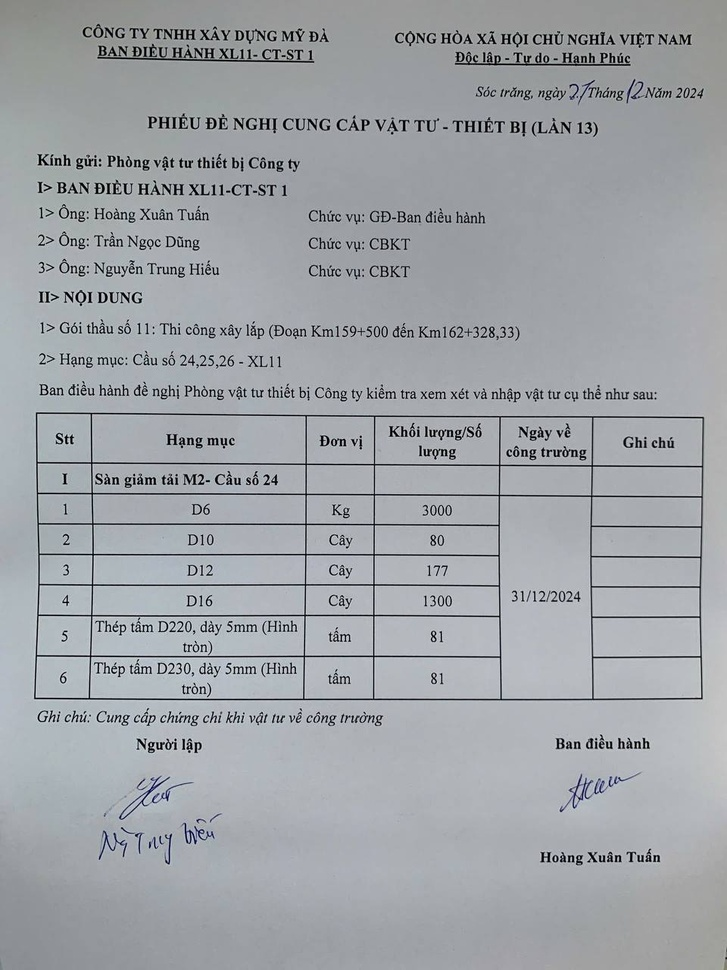
#> input picture _test/img_0.jpg, 727 x 970 px, shrunk from 960 x 1280 before the run
$ python -i TDET.py   (imports and definitions only)
#> lines starting #> are read from the running program, lines starting #| are printed output that depends on the picture; after the words box and inside, x2 and y2 are one past the last pixel; in counts of white or black regions, pixels touching at a corner belong together
#> further down, picture is the input picture: shape (970, 727, 3); mean B, G, R 167.9, 163.4, 159.9
# ====================================================================================================
# ====================================================================================================
# ====================================================================================================

# TDET - Table DETection

# ----- Usage -----
# from pkg.VDOCR.TDET.TDET import Process_TDET
# import pkg.UTILS.UTILS as UTILS
# import cv2
# img_ocv = cv2.imread("_test/img_0.jpg")
# img_ocv = UTILS.preprocess_document_image(img_ocv)
# Process_TDET(img_ocv)

# ====================================================================================================
# ====================================================================================================
# ====================================================================================================

import numpy as np
import cv2

MIN_INTERSECT_POINTS_TO_FORM_A_LINE = 2
MIN_LINES_TO_FORM_A_TABLE = 5

# ====================================================================================================
# ====================================================================================================
# ====================================================================================================

def clustering_idx(ls, max_distance):
    # max_distance: max distance between 2 points in 1 cluster
    # Return clusters, each cluster contains indexs of the numbers in original list
    ls = np.array(ls)
    sorted_indices = np.argsort(ls)
    split_points = np.where(np.diff(ls[sorted_indices]) > max_distance)[0] + 1
    clusters = np.split(sorted_indices, split_points)
    return clusters

def merge_lsd_lines(lsd_lines_clusters, KERNEL_SIZE, idx0=1, idx1=0, idx2=3, idx3=2):
    lsd_lines = []
    in_between_points = []
    for cluster in lsd_lines_clusters:

        avg_y = int(sum([l[idx1] for l in cluster]) / len(cluster)) # Initial avg_y, = average of all lines
        for l1 in cluster:
            flag = False
            for l2 in cluster:
                if l1 != l2:
                    if not (l1[idx0] <= l2[idx0] and l1[idx2] >= l2[idx2]):
                        flag = True; break
            if flag == False:
                avg_y = l1[idx1]; break # If there is a line that wraps all other lines, set avg_y to this line

        min_x = min([e for l in cluster for e in (l[idx0], l[idx2])])
        max_x = max([e for l in cluster for e in (l[idx0], l[idx2])])

        wtf_breakpoints = [(min_x, avg_y)] if idx0==0 else [(avg_y, min_x)]
        for wtf in range(min_x+1, max_x, KERNEL_SIZE):
            flag = False
            for l in cluster:
                if l[idx0]-int(1.5*KERNEL_SIZE) <= wtf <= l[idx2]+int(1.5*KERNEL_SIZE): # 🍌 1.5*KERNEL_SIZE
                    flag = True; break
            if flag == False:
                wtf_breakpoints.append((wtf, avg_y) if idx0==0 else (avg_y, wtf))
                in_between_points.append((wtf, avg_y) if idx0==0 else (avg_y, wtf))
        wtf_breakpoints.append((max_x, avg_y) if idx0==0 else (avg_y, max_x))

        for i in range(len(wtf_breakpoints)-1):
            min_xx = float('inf')
            max_xx = float('-inf')
            for l in cluster:
                if wtf_breakpoints[i][idx0] <= (l[idx0]+l[idx2])/2 <= wtf_breakpoints[i+1][idx0]:
                    min_xx = min([min_xx, l[idx0], l[idx2]])
                    max_xx = max([max_xx, l[idx0], l[idx2]])
            if min_xx != float('inf') and max_xx != float('-inf'):
                if idx0 == 0:
                    lsd_lines.append((min_xx-int(1.5*KERNEL_SIZE), avg_y, max_xx+int(1.5*KERNEL_SIZE), avg_y)) # 🍌 1.5*KERNEL_SIZE
                elif idx0 == 1:
                    lsd_lines.append((avg_y, min_xx-int(1.5*KERNEL_SIZE), avg_y, max_xx+int(1.5*KERNEL_SIZE))) # 🍌 1.5*KERNEL_SIZE
    return lsd_lines, in_between_points

def line_intersection(line1, line2):
    (x1, y1, x2, y2) = line1
    (x3, y3, x4, y4) = line2
    # Calculate the determinants
    denominator = (x1 - x2) * (y3 - y4) - (y1 - y2) * (x3 - x4)
    # If denominator is 0, the lines are parallel or coincident
    if denominator == 0:
        return None  # No intersection
    # Compute the intersection point
    px = ((x1 * y2 - y1 * x2) * (x3 - x4) - (x1 - x2) * (x3 * y4 - y3 * x4)) / denominator
    py = ((x1 * y2 - y1 * x2) * (y3 - y4) - (y1 - y2) * (x3 * y4 - y3 * x4)) / denominator
    # Check if the intersection point is within the bounds of both line segments
    if (min(x1, x2) <= px <= max(x1, x2) and min(y1, y2) <= py <= max(y1, y2) and
        min(x3, x4) <= px <= max(x3, x4) and min(y3, y4) <= py <= max(y3, y4)):
        return (int(px), int(py))
    return None  # Intersection point is outside the line segments

def merge_lists_same_item(lst):
    # [[10, 17], [14, 20], [17, 22]] -> [[10, 17, 22], [14, 20]]
    graph = {}
    for sub in lst:
        for num in sub:
            graph.setdefault(num, set()).update(sub)
    def dfs(node, component):
        if node in visited:
            return
        visited.add(node)
        component.append(node)
        for neighbor in graph[node]:
            dfs(neighbor, component)
    visited, merged = set(), []
    for num in graph:
        if num not in visited:
            component = []
            dfs(num, component)
            merged.append(sorted(component))
    return merged

def get_bottom_right(right_points, bottom_points, points):
    for bottom in bottom_points:
        for right in right_points:
            if (right[0], bottom[1]) in points:
                return right[0], bottom[1]
    return None, None

def is_point_on_line(point, line):
    x0,y0 = point
    x1,y1,x2,y2 = line
    # line is horizontal
    if y0 == y1 == y2:
        if x1 < x0 < x2:
            return True
    # line is vertical
    if x0 == x1 == x2:
        if y1 < y0 < y2:
            return True
    return False

def is_bbox_in_bbox(bb1, bb2):
    if bb1[0]>=bb2[0] and bb1[2]<=bb2[2] and bb1[1]>=bb2[1] and bb1[3]<=bb2[3]:
        return True
    return False

def count_items(lst):
    counts = {}
    for item in lst:
        counts[item] = counts.get(item, 0) + 1
    return counts

# ====================================================================================================
# ====================================================================================================
# ====================================================================================================

def Process_TDET(img_ocv):
    KERNEL_SIZE = (img_ocv.shape[0] + img_ocv.shape[1]) // 200
    KERNEL_H = cv2.getStructuringElement(cv2.MORPH_RECT, (KERNEL_SIZE, 1))
    KERNEL_V = cv2.getStructuringElement(cv2.MORPH_RECT, (1, KERNEL_SIZE))

    # img_bin
    img_gray = cv2.cvtColor(img_ocv, cv2.COLOR_BGR2GRAY)
    _thresh, img_bin = cv2.threshold(img_gray, 128, 255, cv2.THRESH_BINARY | cv2.THRESH_OTSU)
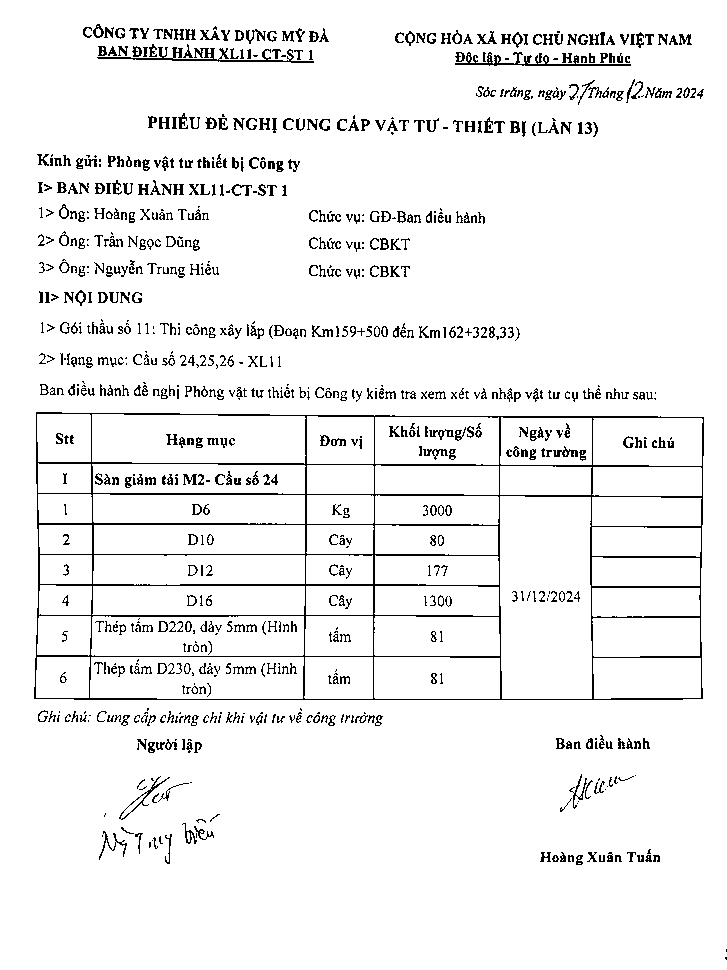
#> img_bin: shape (970, 727); 94.4% white; black in thin lines or dots
    img_bin = 255-img_bin
#> img_bin: shape (970, 727); 5.6% white in thin lines or dots
    # img_bin (h & v)
    img_bin_h = cv2.dilate(cv2.erode(img_bin, KERNEL_H, iterations=3), KERNEL_H, iterations=3)
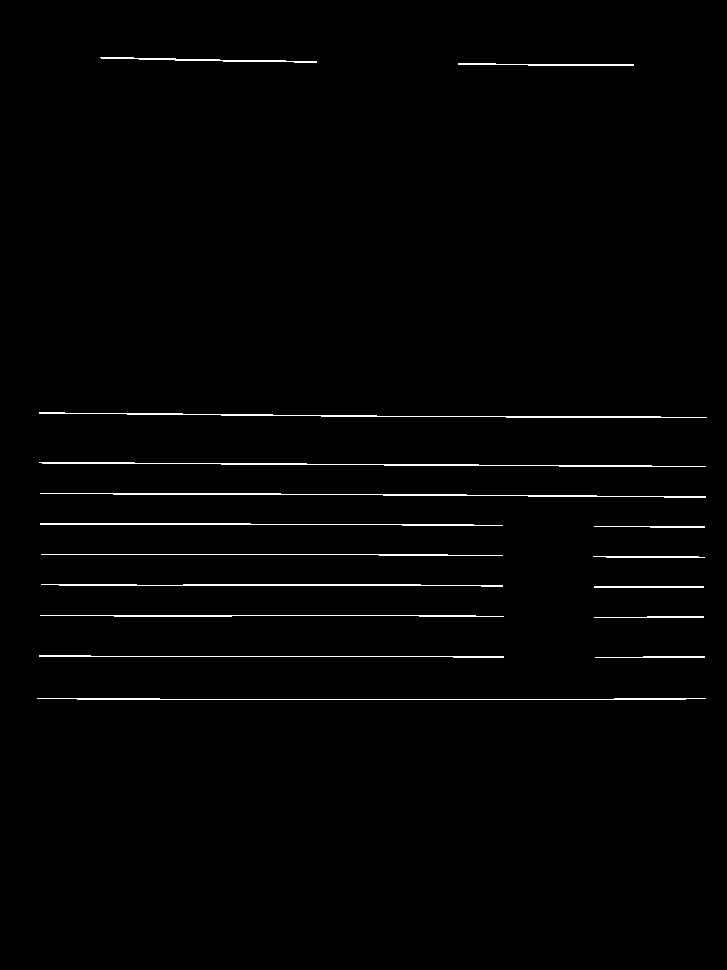
#> img_bin_h: shape (970, 727); 1.3% white in thin lines or dots, all inside (x1, y1, x2, y2) = (37, 57, 707, 700)
    img_bin_v = cv2.dilate(cv2.erode(img_bin, KERNEL_V, iterations=3), KERNEL_V, iterations=3)
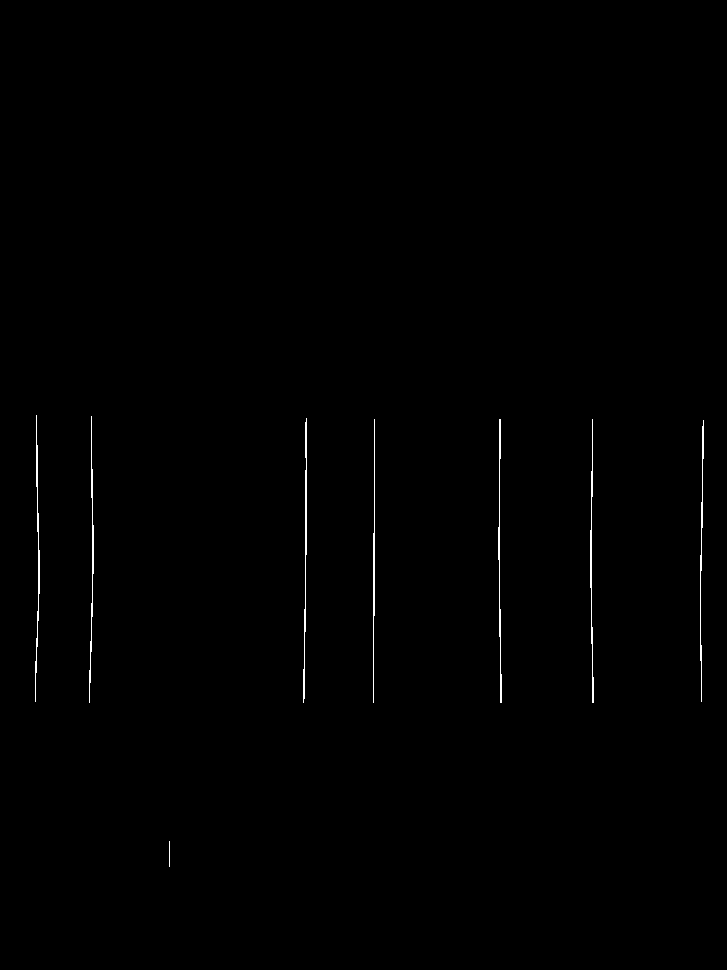
#> img_bin_v: shape (970, 727); 0.41% white in thin lines or dots, all inside (x1, y1, x2, y2) = (35, 415, 704, 867)
    # lsd_lines (h & v)
    lsd_lines_h = [[int(e) for e in l[0]] for l in cv2.createLineSegmentDetector().detect(img_bin_h)[0]]
#> lsd_lines_h = 77 items, first 6: [139, 59, 220, 61], [284, 59, 220, 59], [458, 64, 525, 64], [39, 413, 219, 415], [375, 414, 274, 413], [221, 464, 381, 464]
    lsd_lines_v = [[int(e) for e in l[0]] for l in cv2.createLineSegmentDetector().detect(img_bin_v)[0]]
#> lsd_lines_v = 57 items, first 6: [304, 470, 303, 606], [589, 530, 589, 586], [39, 591, 39, 550], [698, 555, 698, 659], [304, 418, 304, 456], [499, 606, 499, 459]
    # clusters (h & v)
    lsd_lines_h_clusters = [[lsd_lines_h[idx] for idx in c] for c in clustering_idx(ls=[y1 for _,y1,_,_ in lsd_lines_h], max_distance=KERNEL_SIZE)]
#> in clustering_idx, `ls = np.array(ls)`: ls = 77 values, max 699 at index 13, min 58 at index 14, mean 475.9
#> in clustering_idx, `sorted_indices = np.argsort(ls)`: sorted_indices = 77 values, max 76 at index 52, min 0 at index 3, mean 38
#> in clustering_idx, `split_points = np.where(np.diff(ls[sorted_indices]) > max_distance)[0]..`: split_points = [11, 19, 28, 36, 44, 50, 58, 66, 72]
#> in clustering_idx, `clusters = np.split(sorted_indices, split_points)`: clusters = 10 items, first 6: [14, 43, 1, 0, 44, 30, 31, 15, 57, 2, 16], [58, 17, 32, 3, 4, 45, 56, 18], [59, 33, 19, 46, 67, 6, 5, 20, 34], [35, 21, 7, 8, 47, 22, 36, 60], [23, 37, 74, 9, 48, 24, 61, 68], [25, 75, 69, 26, 49, 62]
#> lsd_lines_h_clusters = 10 items
    lsd_lines_v_clusters = [[lsd_lines_v[idx] for idx in c] for c in clustering_idx(ls=[x1 for x1,_,_,_ in lsd_lines_v], max_distance=KERNEL_SIZE)]
#> lsd_lines_v_clusters = 8 items
    # merged_lsd_lines (h & v)
    merged_lsd_lines_h, in_between_points_h = merge_lsd_lines(lsd_lines_h_clusters, KERNEL_SIZE, idx0=0, idx1=1, idx2=2, idx3=3)
#> the loop in merge_lsd_lines, `for cluster in lsd_lines_clusters: ` made 10 passes
#> (min_x, max_x) on passes 1 to 8: (100, 631), (39, 705), (39, 704), (40, 704), (40, 703), (41, 703), (41, 701), (40, 701)
#> after the loop in merge_lsd_lines, `for cluster in lsd_lines_clusters:`: in_between_points = 57 pairs, first value 333 to 578, second value 60 to 655; lsd_lines = 16 items, first 6: (88, 60, 327, 60), (446, 60, 643, 60), (27, 413, 717, 413), (27, 463, 716, 463), (28, 494, 716, 494), (28, 524, 513, 524)
#> merged_lsd_lines_h has the same summary as lsd_lines in merge_lsd_lines; in_between_points_h has the same summary as in_between_points in merge_lsd_lines
    merged_lsd_lines_v, in_between_points_v = merge_lsd_lines(lsd_lines_v_clusters, KERNEL_SIZE, idx0=1, idx1=0, idx2=3, idx3=2)
#> the loop in merge_lsd_lines (call 2), `for cluster in lsd_lines_clusters: ` made 8 passes
#> (min_x, max_x) on passes 1, 2, 4, 5, 6, 7, 8: (415, 700), (416, 701), (418, 701), (419, 701), (419, 701), (419, 701), (420, 700)
#> merged_lsd_lines_v = [(36, 403, 36, 712), (90, 404, 90, 713), (167, 829, 167, 877), (303, 406, 303, 713), (372, 407, 372, 713), (498, 407, 498, 713), (590, 407, 590, 713), (700, 408, 700, 712)]; in_between_points_v = []
    in_between_points = in_between_points_h + in_between_points_v

    # tables_lines: lines that intersect are group into lists
    tables_lines = []
    for l_h in merged_lsd_lines_h:
        for l_v in merged_lsd_lines_v:
            if line_intersection(l_h, l_v):
                tables_lines.append([l_h, l_v])
#> this loop made 16 passes
#> l_h on passes 8 to 15: (29, 554, 513, 554), (581, 554, 715, 554), (29, 584, 513, 584), (582, 584, 713, 584), (28, 615, 513, 615), (582, 615, 713, 615), (27, 655, 513, 655), (583, 655, 715, 655)
    tables_lines = merge_lists_same_item(tables_lines)
#> the loop in merge_lists_same_item, `for sub in lst:` made 63 passes
#> sub on passes 1 to 8: [(27, 413, 717, 413), (36, 403, 36, 712)], [(27, 413, 717, 413), (90, 404, 90, 713)], [(27, 413, 717, 413), (303, 406, 303, 713)], [(27, 413, 717, 413), (372, 407, 372, 713)], [(27, 413, 717, 413), (498, 407, 498, 713)], [(27, 413, 717, 413), (590, 407, 590, 713)], [(27, 413, 717, 413), (700, 408, 700, 712)], [(27, 463, 716, 463), (36, 403, 36, 712)]
#> the loop in merge_lists_same_item, `for num in graph:` made 21 passes
    tables_lines = [e for e in tables_lines if len(e) >= MIN_LINES_TO_FORM_A_TABLE]

    # tables_intersects: intersect points of lines
    tables_intersects = []
    for tbl_lines in tables_lines:
        tmp = []
        for i in range(len(tbl_lines)):
            for u in range(i+1, len(tbl_lines)):
                point_intersect = line_intersection(tbl_lines[i], tbl_lines[u])
                if point_intersect:
                    tmp.append(point_intersect)
        tables_intersects.append(tmp)
#> this loop made 1 pass

    # tables_cells
    tables_cells = []
    for tbl_intersects in tables_intersects:
        # table_cells: init
        table_cells = []
        for point in tbl_intersects:
            x1, y1 = point
            right_points = sorted([p for p in tbl_intersects if p[0] > x1 and p[1] == y1], key=lambda x: x[0])
            bottom_points = sorted([p for p in tbl_intersects if p[1] > y1 and p[0] == x1], key=lambda x: x[1])
            x2, y2 = get_bottom_right(right_points, bottom_points, tbl_intersects)
            if x2 and y2:
                # merge_down
                merge_down = False
                line_bottom = (x1,y2,x2,y2)
                for pp in in_between_points:
                    if is_point_on_line(pp, line_bottom):
                        merge_down = True
                        break
                # merge_right
                merge_right = False
                line_right = (x2,y1,x2,y2)
                for pp in in_between_points:
                    if is_point_on_line(pp, line_right):
                        merge_right = True
                        break
                # cell
                table_cells.append({
                    "bbox": (x1, y1, x2, y2),
                    "merge_down": merge_down,
                    "merge_right": merge_right,
                })
        # table_cells: remove un-merged cells and add merged cells
        unmerged_cells_idx = []
        for i, cella in enumerate(table_cells):
            if cella['merge_down']:
                ax1,ay1,ax2,ay2 = cella['bbox']
                # Find the cell down
                for u, cellb in enumerate(table_cells):
                    bx1,by1,bx2,by2 = cellb['bbox']
                    if ay2==by1 and ax1==bx1 and ax2==bx2:
                        unmerged_cells_idx.append([i, u])
                        break
            if cella['merge_right']:
                ax1,ay1,ax2,ay2 = cella['bbox']
                # Find the cell right
                for u, cellb in enumerate(table_cells):
                    bx1,by1,bx2,by2 = cellb['bbox']
                    if ax2==bx1 and ay1==by1 and ay2==by2:
                        unmerged_cells_idx.append([i, u])
                        break
        unmerged_cells_idx = merge_lists_same_item(unmerged_cells_idx)
        new_merged_cells = []
        for group in unmerged_cells_idx:
            x1 = min([table_cells[i]['bbox'][0] for i in group])
            y1 = min([table_cells[i]['bbox'][1] for i in group])
            x2 = max([table_cells[i]['bbox'][2] for i in group])
            y2 = max([table_cells[i]['bbox'][3] for i in group])
            new_merged_cells.append({
                "bbox": (x1, y1, x2, y2),
                "merge_down": True in [table_cells[i]['merge_down'] for i in group],
                "merge_right": True in [table_cells[i]['merge_right'] for i in group],
            })
        table_cells = [e for i, e in enumerate(table_cells) if i not in [ii for ee in unmerged_cells_idx for ii in ee]]
        table_cells = table_cells + new_merged_cells
        # table_cells: remove inside-other-cells cells
        inside_other_cells_idx = []
        for i in range(len(table_cells)):
            for u in range(len(table_cells)):
                if i != u and is_bbox_in_bbox(table_cells[i]['bbox'], table_cells[u]['bbox']):
                    inside_other_cells_idx.append(i)
        table_cells = [e for i, e in enumerate(table_cells) if i not in inside_other_cells_idx]
        # table_cells: Add information: row_id, col_id, row_span, col_span
        xs = sorted([item for item, count in count_items([p[0] for p in tbl_intersects]).items() if count > MIN_INTERSECT_POINTS_TO_FORM_A_LINE])
        ys = sorted([item for item, count in count_items([p[1] for p in tbl_intersects]).items() if count > MIN_INTERSECT_POINTS_TO_FORM_A_LINE])
        for i, cell in enumerate(table_cells):
            x1,y1,x2,y2 = cell['bbox']
            try:
                ix1,iy1,ix2,iy2 = xs.index(x1), ys.index(y1), xs.index(x2), ys.index(y2)
                table_cells[i]['row_id'] = iy1
                table_cells[i]['col_id'] = ix1
                table_cells[i]['row_span'] = iy2-iy1
                table_cells[i]['col_span'] = ix2-ix1
            except Exception as e:
                print(f"⚠️ TDET > Error at xs/ys > {e}")
                table_cells[i]['row_id'] = len(ys)-1
                table_cells[i]['col_id'] = len(xs)-1
                table_cells[i]['row_span'] = 1
                table_cells[i]['col_span'] = 1
        # Return
        tables_cells.append(table_cells)

    # JUST re-calculate the "merge_down" and "merge_right" in tables_cells
    for tblcells in tables_cells:
        for cell in tblcells:
            if cell['row_span'] > 1: cell['merge_down'] = True
            else: cell['merge_down'] = False
            if cell['col_span'] > 1: cell['merge_right'] = True
            else: cell['merge_right'] = False

    # # # ---------------------------------------------------------------------------------------------------- Just to visualize
    # from pkg.UTILS.UTILS import show_ocv_multiple
    # # lsd_lines
    # img_tmp_1 = img_ocv.copy()
    # for x1,y1,x2,y2 in lsd_lines_h: cv2.line(img_tmp_1, (x1,y1), (x2,y2), (255,0,0), 2)
    # for x1,y1,x2,y2 in lsd_lines_v: cv2.line(img_tmp_1, (x1,y1), (x2,y2), (0,0,255), 2)
    # # merged_lsd_lines
    # img_tmp_2 = img_ocv.copy()
    # for x1,y1,x2,y2 in merged_lsd_lines_h: cv2.line(img_tmp_2, (x1,y1), (x2,y2), (255,0,0), 2)
    # for x1,y1,x2,y2 in merged_lsd_lines_v: cv2.line(img_tmp_2, (x1,y1), (x2,y2), (0,0,255), 2)
    # # tables_lines, tables_intersects, in_between_points
    # img_tmp_3 = img_ocv.copy()
    # for lines, intersects in zip(tables_lines, tables_intersects):
    #     for x1,y1,x2,y2 in lines: cv2.line(img_tmp_3, (x1,y1), (x2,y2), (255,0,0), 2)
    #     for x0,y0 in intersects: cv2.circle(img_tmp_3, (x0,y0), 5, (0,0,255), -1)
    # for x0,y0 in in_between_points: cv2.circle(img_tmp_3, (x0,y0), 4, (0,155,255), -1)
    # # tables_cells
    # img_tmp_4 = img_ocv.copy()
    # for tbl in tables_cells:
    #     for i, cell in enumerate(tbl):
    #         x1,y1,x2,y2 = cell['bbox']
    #         cv2.rectangle(img_tmp_4, (x1+3,y1+3), (x2-3,y2-3), (0,0,255), 2)
    #         if cell['row_span'] > 1 or cell['col_span'] > 1: cv2.putText(img_tmp_4, f"{cell['row_id']}/{cell['col_id']}/{cell['row_span']}/{cell['col_span']}", (x1+2,y1+18), cv2.FONT_HERSHEY_SIMPLEX, 0.5, (0,155,0), 2)
    #         else: cv2.putText(img_tmp_4, f"{cell['row_id']}/{cell['col_id']}", (x1+2,y1+18), cv2.FONT_HERSHEY_SIMPLEX, 0.5, (255,0,0), 2)
    # # show_ocv_multiple
    # show_ocv_multiple([img_ocv, img_bin, img_bin_h, img_bin_v], ["img_ocv", "img_bin", "img_bin_h", "img_bin_v"])
    # show_ocv_multiple([img_tmp_1, img_tmp_2, img_tmp_3, img_tmp_4], ["lsd_lines", "merged_lsd_lines", "tables_lines, tables_intersects, in_between_points", "tables_cells"])
    # # # ----------------------------------------------------------------------------------------------------

    return tables_cells

>>> import cv2
>>> picture = cv2.imread('../../../_test/img_0.jpg')
>>> result = Process_TDET(picture)
